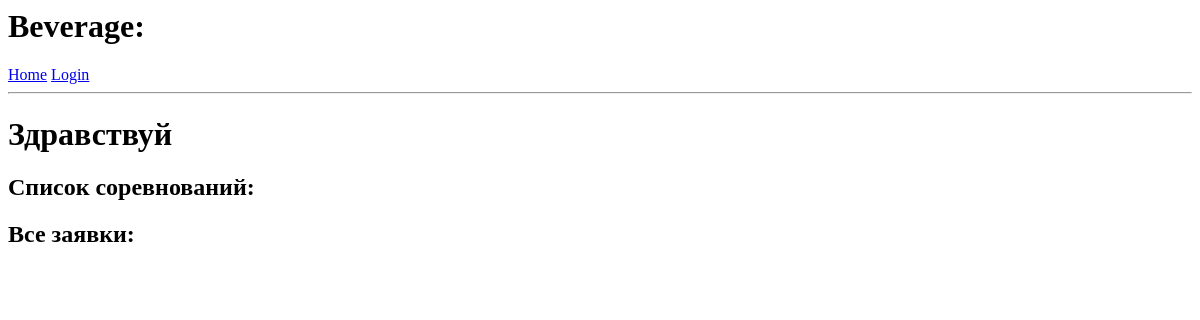
The app's page /index, older data.
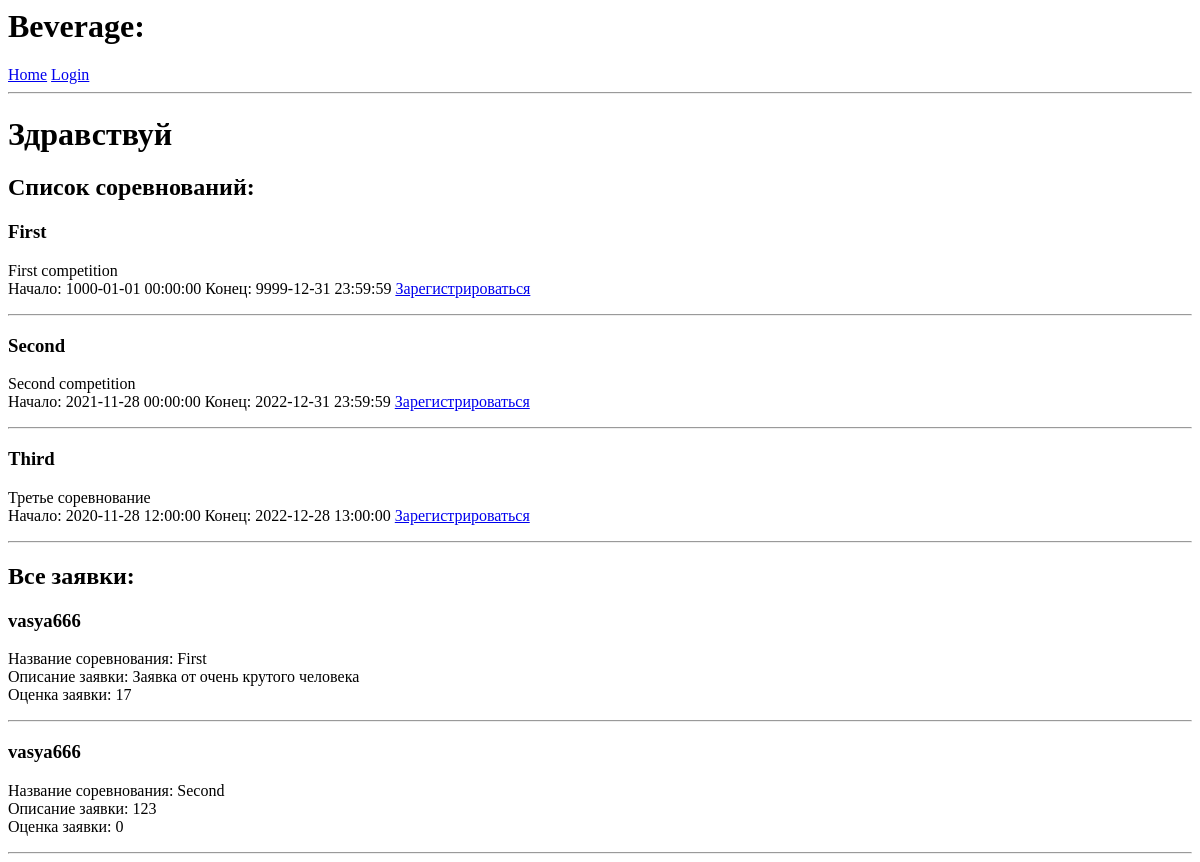
The same page, newer data.
### app/models.py (models this page shows, shortened)
class Competition(db.Model):
    id = db.Column(db.Integer, primary_key=True)
    name = db.Column(db.String(64), index=True) # Имя
    description = db.Column(db.String(256)) # Описание соревнования
    city = db.Column(db.String(64),index=True) # Город
    applications = db.relationship('Application', backref='competition', lazy='dynamic')
    start_date = db.Column(db.DateTime, index = True)
    end_date = db.Column(db.DateTime, index = True)

class Application(db.Model):
    id = db.Column(db.Integer, primary_key=True)
    description = db.Column(db.String(256)) # Описание соревнования
    rating = db.Column(db.Integer, default = 0) # Выставленные баллы за заявку
    participant_id = db.Column(db.Integer, db.ForeignKey('participant.id'))
    competition_id = db.Column(db.Integer, db.ForeignKey('competition.id'))

class Participant(db.Model, UserMixin):
    id = db.Column(db.Integer, primary_key=True)
    name = db.Column(db.String(64)) # Имя
    surname = db.Column(db.String(64)) # Фамилия
    patronymic = db.Column(db.String(64)) # Отчество
    city = db.Column(db.String(64),index=True) # Город
    description = db.Column(db.String(256)) # Описание-биография
    gender = db.Column(db.Boolean()) # True - male, False - female
    applications = db.relationship('Application', backref='author', lazy='dynamic')
    username = db.Column(db.String(64), index=True, unique=True) # логин
    password_hash = db.Column(db.String(128)) # Пароль в виде хеша

### app/routes.py (the view)
@app.route('/')
@app.route('/index')
def index():
    applications = Application.query.all()
    competitions = Competition.query.all()
    return render_template('index.html',
                            title='Home',
                            applications = applications,
                            competitions = competitions)

### app/templates/index.html (shortened to what this page needs)
{% extends "base.html" %}
{% block content %}
        {% if current_user.is_anonymous %}
        <h1>Здравствуй</h1>
        {% else %}
        <h1>Здравствуй, {{ current_user.name }} {{current_user.surname}}!</h1>
        {% endif %}
        <h2>Список соревнований:</h2>
        {% for competition in competitions %}
        <div>
                <p>
                        <h3> {{ competition.name }} </h3>
                        {{ competition.description }} <br>
                        Начало: {{competition.start_date}} Конец: {{competition.end_date}}
                        <a href="{{ url_for('create_application', competition_id=competition.id) }}">Зарегистрироваться</a>
                </p>
                <hr>
        </div>
        {% endfor %}
        <h2>Все заявки:</h2>
        {% for application in applications %}
        <div>
                <p>
                        <h3>{{ application.author.username }}</h3>
                        Название соревнования: {{ application.competition.name }} <br>
                        Описание заявки: {{ application.description }} <br>
                        Оценка заявки: {{ application.rating}}
                </p>
                <hr>
        </div>
        {% endfor %}
{% endblock %}

### app/templates/base.html (shortened to what this page needs)
<html>
    <head>
    </head>
    <body>
        <div>
            <h1>Beverage:</h1>
            <a href="{{ url_for('index') }}">Home</a>
            {% if current_user.is_anonymous %}
            <a href="{{ url_for('login') }}">Login</a>
            {% else %}
            <a href="{{ url_for('logout') }}">Logout</a>
            {% endif %}
        </div>
        <hr>
        {% block content %}{% endblock %}
    </body>
</html>

Row changes from the older to the newer data that the page shows:
added Competition: name "First", description "First competition", start_date "1000-01-01 00:00:00", end_date "9999-12-31 23:59:59"
added Competition: name "Second", description "Second competition", start_date "2021-11-28 00:00:00", end_date "2022-12-31 23:59:59"
added Competition: name "Third", description "Третье соревнование", start_date "2020-11-28 12:00:00", end_date "2022-12-28 13:00:00"
added Application: author.username "vasya666", competition.name "First", description "Заявка от очень крутого человека", rating "17"
added Application: author.username "vasya666", competition.name "Second", description "123", rating "0"
